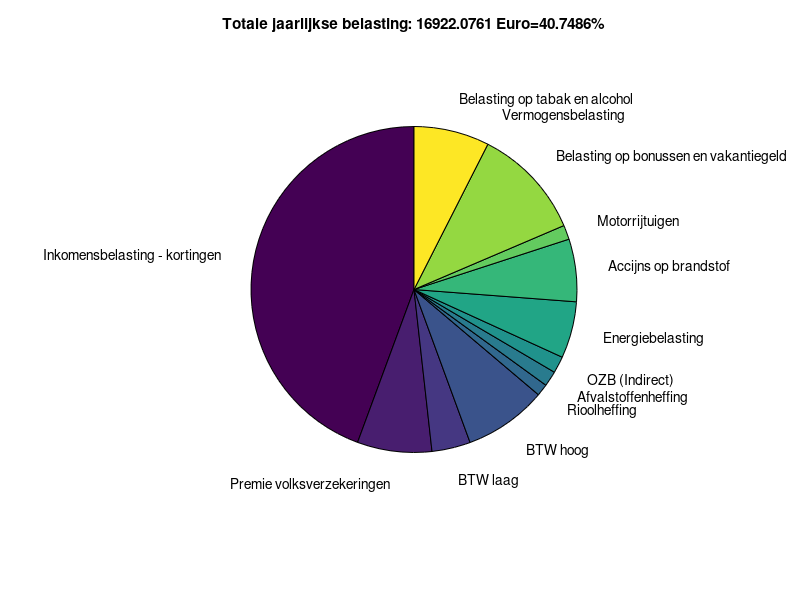

MATLAB code for this plot:
clear all
%syms NB Bladel
close all
%% 
leeftijd = 28;
% provincie = NB;
% Gemeente = Bladel;
bruto_loon_mnd = 3050;
bruto_loon_jr = bruto_loon_mnd*12;
vakantiegeld = 0.08*bruto_loon_jr;
bonus = 2000;
speciaal = vakantiegeld+bonus;
totaalloon = bruto_loon_jr+speciaal;
uitgavenlaag = 600*12;
uitgavenhoog = 400*12;
autogekocht = 10000;
CO2Auto = 60;
diesel = 0;
dieseltoeslag = 88.43;
spaargeld = 1000;
gasverbruik = 1500;
Stroomverbruik = 3500;
gastaks = 0.3547;
stroomtaks = 0.1193;
auto = 1;
gewichtauto = 700;
roken = 2; %pakjes per week
alcohol = 40; %glazen per week



opcenten = 0.85;
accijnsbenzine = 0.78773;
accijnsdiesel = 0.49569;
accijnsroken = 0.57;
accijnsalcohol = 1.06;
btwbenzine = 0.17*1.70;
kmjaar = 20000;
verbruik = 1/15;
MRB = 60*4;
rioolheffing = 200;
afvalheffing = 257;
OZB = 280;

if leeftijd >= 67
    AOW = 1 
else
    AOW = 0
end

loontaks = [0.3665 0.3810 0.3810 0.5175];
loontaksAOW = [0.1875 0.2020 0.3810 0.5175];
btw = [0.09 0.21]


CO2uitstoot = [0 71 95 139 156];
CO2AutoBPM1 = [360 502 1942 7706 11361];
CO2AutoBPM2 = [2 60 131 215 429];

%% BTW


btwlaag = uitgavenlaag*0.09;
btwhoog = uitgavenhoog*0.21+kmjaar*verbruik*btwbenzine;
btw = btwhoog+btwlaag;
%%
rokenalcohol = 52*(roken*accijnsroken*6.50+alcohol*accijnsalcohol*0.3)*1.21;

%% Energie en gemeente

rioolheffing = rioolheffing;
afvalheffing = afvalheffing;
OZB = OZB;
Energietaks = (Stroomverbruik*stroomtaks+gasverbruik*gastaks);

%% AUTO

accijnsbrandstof = (kmjaar)*verbruik*accijnsbenzine;

if diesel == 1
    accijnsbrandstof = kmjaar*verbruik*accijnsdiesel;
end
    

if CO2Auto == 0
    BPM = 0
end

if CO2Auto > CO2uitstoot(1) & CO2Auto < CO2uitstoot(2)
    BPM = CO2AutoBPM1(1)+(CO2AutoBPM2(1)*CO2uitstoot(1));
end

if CO2Auto > CO2uitstoot(2) & CO2Auto < CO2uitstoot(3)
    BPM = CO2AutoBPM1(2)+(CO2AutoBPM2(2)*(CO2Auto-CO2uitstoot(2)));
end

if CO2Auto > CO2uitstoot(3) & CO2Auto < CO2uitstoot(4)
    BPM = CO2AutoBPM1(3)+(CO2AutoBPM2(3)*(CO2Auto-CO2uitstoot(3)));
end

if CO2Auto > CO2uitstoot(4) & CO2Auto < CO2uitstoot(5)
    BPM = CO2AutoBPM1(4)+(CO2AutoBPM2(4)*(CO2Auto-CO2uitstoot(4)));
end

if CO2Auto > CO2uitstoot(5)
    BPM = CO2AutoBPM1(5)+(CO2AutoBPM2(5)*(CO2Auto-CO2uitstoot(5)));
end

if diesel == 1 && CO2Auto > 61;
    
    BPM = BPM + dieseltoeslag*(CO2Auto-61);
    
end

%% Loon

if bruto_loon_jr <= 20384;
loon_taks = loontaks(1)*bruto_loon_jr;
loon_taks = loon_taks;
end
if bruto_loon_jr > 20384 & bruto_loon_jr < 34300;
loon_taks = 20384*loontaks(1)+(bruto_loon_jr-20384)*loontaks(2);
loon_taks = loon_taks;
end
if bruto_loon_jr >= 34301 & bruto_loon_jr < 68507;
loon_taks = 20384*loontaks(1)+(34300-20384)*loontaks(2)+(bruto_loon_jr-34301)*loontaks(3);
loon_taks = loon_taks;
end
if bruto_loon_jr > 68507
loon_taks = 20384*loontaks(1)+(34300-20384)*loontaks(2)+(68507-34301)*loontaks(3)+(bruto_loon_jr-68507)*loontaks(4);
loon_taks = loon_taks;
end

if totaalloon <= 20384;
speciaaltaks = loontaks(1)*speciaal;
end
if totaalloon > 20384 & totaalloon < 34300;
speciaaltaks = loontaks(2)*speciaal;
end
if totaalloon >= 34301 & totaalloon < 68507;
speciaaltaks = loontaks(3)*speciaal;
end
if bruto_loon_jr > 68507
speciaaltaks = loontaks(4)*speciaal;
end

if totaalloon <= 20384;
speciaaltaksAOW = loontaksAOW(1)*speciaal;
end
if totaalloon > 20384 & totaalloon < 34300;
speciaaltaksAOW = loontaksAOW(2)*speciaal;
end
if totaalloon >= 34301 & totaalloon < 68507;
speciaaltaksAOW = loontaksAOW(3)*speciaal;
end
if bruto_loon_jr > 68507
speciaaltaksAOW = loontaksAOW(4)*speciaal;
end

if bruto_loon_jr <= 20384;
loon_taksAOW = loontaksAOW(1)*bruto_loon_jr;
loon_taksAOW = loon_taksAOW;
end
if bruto_loon_jr > 20384 & bruto_loon_jr < 34300;
loon_taksAOW = 20384*loontaksAOW(1)+(bruto_loon_jr-20384)*loontaksAOW(2);
loon_taksAOW = loon_taksAOW;
end
if bruto_loon_jr >= 34301 & bruto_loon_jr < 68507;
loon_taksAOW = 20384*loontaksAOW(1)+(34300-20384)*loontaksAOW(2)+(bruto_loon_jr-34301)*loontaksAOW(3);
loon_taksAOW = loon_taksAOW;
end
if bruto_loon_jr > 68507
loon_taksAOW = 20384*loontaksAOW(1)+(34300-20384)*loontaksAOW(2)+(68507-34301)*loontaksAOW(3)+(bruto_loon_jr-68507)*loontaksAOW(4);
loon_taksAOW = loon_taksAOW;
end

if bruto_loon_jr <= 20384
    alg_korting = 2477;
end
if bruto_loon_jr > 20384 & bruto_loon_jr < 68507;
    alg_korting = 2477-0.05147*(bruto_loon_jr-20384);
end
if bruto_loon_jr > 68507
    alg_korting = 0;
end

if bruto_loon_jr <= 9694
    arbeidskorting = 0.01754*bruto_loon_jr;
end
if bruto_loon_jr > 9694 & bruto_loon_jr < 20940;
    arbeidskorting = 170+0.28712*(bruto_loon_jr-9694);
end
if bruto_loon_jr > 20940 & bruto_loon_jr < 34060;
    arbeidskorting = 3399;
end
if bruto_loon_jr > 34060 & bruto_loon_jr < 90710;
    arbeidskorting = 3399-0.06*(bruto_loon_jr-34060);
end
if bruto_loon_jr > 90710
    arbeidskorting = 0;
end

if bruto_loon_jr <= 20384
    alg_kortingAOW = 1268;
end
if bruto_loon_jr > 20384 & bruto_loon_jr < 68507;
    alg_kortingAOW = 1268-0.02633*(bruto_loon_jr-20384);
end
if bruto_loon_jr > 68507
    alg_kortingAOW = 0;
end
if bruto_loon_jr <= 9694
    arbeidskortingAOW = 0.00898*bruto_loon_jr;
end
if bruto_loon_jr > 9694 & bruto_loon_jr < 20940;
    arbeidskortingAOW = 88+0.14689*(bruto_loon_jr-9694);
end
if bruto_loon_jr > 20940 & bruto_loon_jr < 34060;
    arbeidskortingAOW = 1740;
end
if bruto_loon_jr > 34060 & bruto_loon_jr < 90710;
    arbeidskortingAOW = 1740-0.03069*(bruto_loon_jr-34060);
end
if bruto_loon_jr > 90710
    arbeidskortingAOW = 0;
end

premievolk = (loon_taks-(alg_korting+arbeidskorting)) - loon_taksAOW;

if AOW == 0 
    loon_taks = loon_taks;
    Taksl = loon_taks;
    korting = alg_korting + arbeidskorting;
    premievolk = (loon_taks-(alg_korting+arbeidskorting)) - loon_taksAOW;
end

if AOW == 1
    loon_taksAOW = loon_taksAOW;
    Taksl = loon_taksAOW;
    korting = alg_kortingAOW + arbeidskortingAOW;
    premievolk = 0;
end

if spaargeld < 30360
    vermogensbelasting = 0
end
if spaargeld > 30360 & spaargeld < 71650
    vermogensbelasting = spaargeld*0.67*0.13+spaargeld*0.33*0.056;
end
if spaargeld > 71651 & spaargeld < 989736
    vermogensbelasting = spaargeld*0.21*0.13+spaargeld*0.79*0.056;
end
if spaargeld > 989737
    vermogensbelasting = 0.056*spaargeld;
end

Taksl = (Taksl - korting)-premievolk;
    
Taks = Taksl+premievolk+btw+rioolheffing+afvalheffing+OZB+Energietaks+accijnsbrandstof+MRB+speciaaltaks+vermogensbelasting+rokenalcohol;
Taksarray = [Taksl premievolk btwlaag btwhoog rioolheffing afvalheffing OZB Energietaks accijnsbrandstof MRB speciaaltaks vermogensbelasting rokenalcohol]
Takslabels = {'Inkomensbelasting - kortingen', 'Premie volksverzekeringen','BTW laag', 'BTW hoog','Rioolheffing', 'Afvalstoffenheffing', 'OZB (Indirect)', 'Energiebelasting', 'Accijns op brandstof', 'Motorrijtuigen', 'Belasting op bonussen en vakantiegeld', 'Vermogensbelasting', 'Belasting op tabak en alcohol'}
Taksratio = (Taks)/(bruto_loon_jr+speciaal)

txt = ['Totale jaarlijkse belasting: ' num2str(Taks) ' Euro'  '='  num2str(Taksratio*100) '%'];
figure
pie(Taksarray,Takslabels)
title(txt);